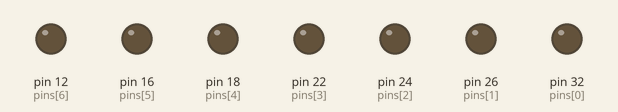
Recording of a program running on a simulated Raspberry Pi (header pin numbers). Parts: output pins drawn as LEDs (lit = HIGH).

Above: at 0.2 s.
At 0.7 s:
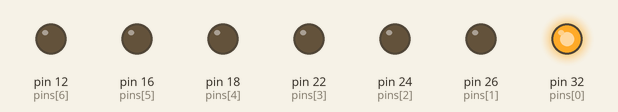
At 2.7 s:
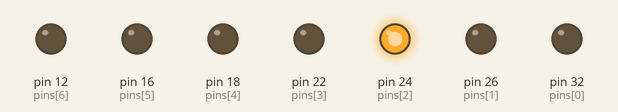
At 4.7 s:
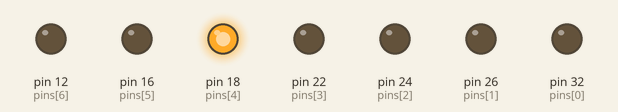
At 6.7 s:
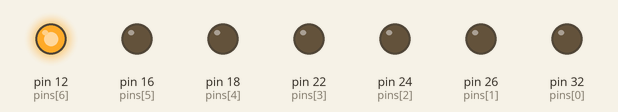
At 8.7 s:
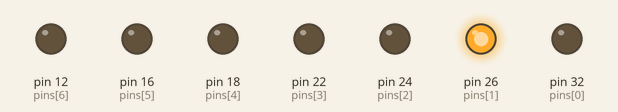
Timing chart, 0 to 9.1 s (numbered marks = the images above):
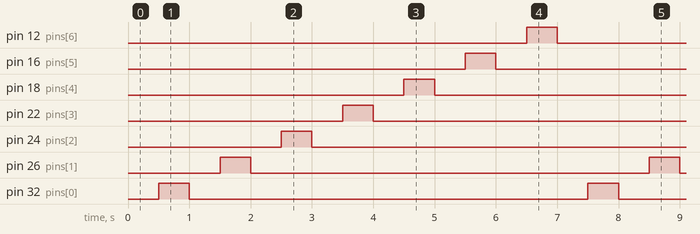

Measured:
- by itself, pin 12 (pins[6]), pin 16 (pins[5]), pin 18 (pins[4]), pin 22 (pins[3]), pin 24 (pins[2]), pin 26 (pins[1]), pin 32 (pins[0]): alternates HIGH for 0.50 s and LOW for 6.5 s
- by itself, everything shown: repeats every 7.0 s, in 14 steps

The program:

experimento2_3.3.py
```python
# (licence header left out)
# Future imports (Python 2.7 compatibility)
from __future__ import absolute_import
from __future__ import division
from __future__ import print_function

# Importa la librería de control del GPIO de la Raspberry Pi
import RPi.GPIO as GPIO
# Importa la función sleep del módulo time
from time import sleep

pins = [32, 26, 24, 22, 18, 16, 12]

# Desactivar advertencias (warnings)
# GPIO.setwarnings(False)
# Configurar la librería para usar el número de pin.
# Llame GPIO.setmode(GPIO.BCM) para usar el canal SOC definido por Broadcom
GPIO.setmode(GPIO.BOARD)

# Configurar el pin 32 como salida y habilitar en bajo
GPIO.setup(pins, GPIO.OUT, initial=GPIO.LOW)

# El siguiente código hace parpadear el led
while True: # Bucle infinito
    for pin in pins:
        sleep(0.5)                 # Espera 500ms
        GPIO.output(pin, GPIO.HIGH) # Enciende el led
        sleep(0.5)                 # Espera 500ms
        GPIO.output(pin, GPIO.LOW)  # Apaga el led
```
